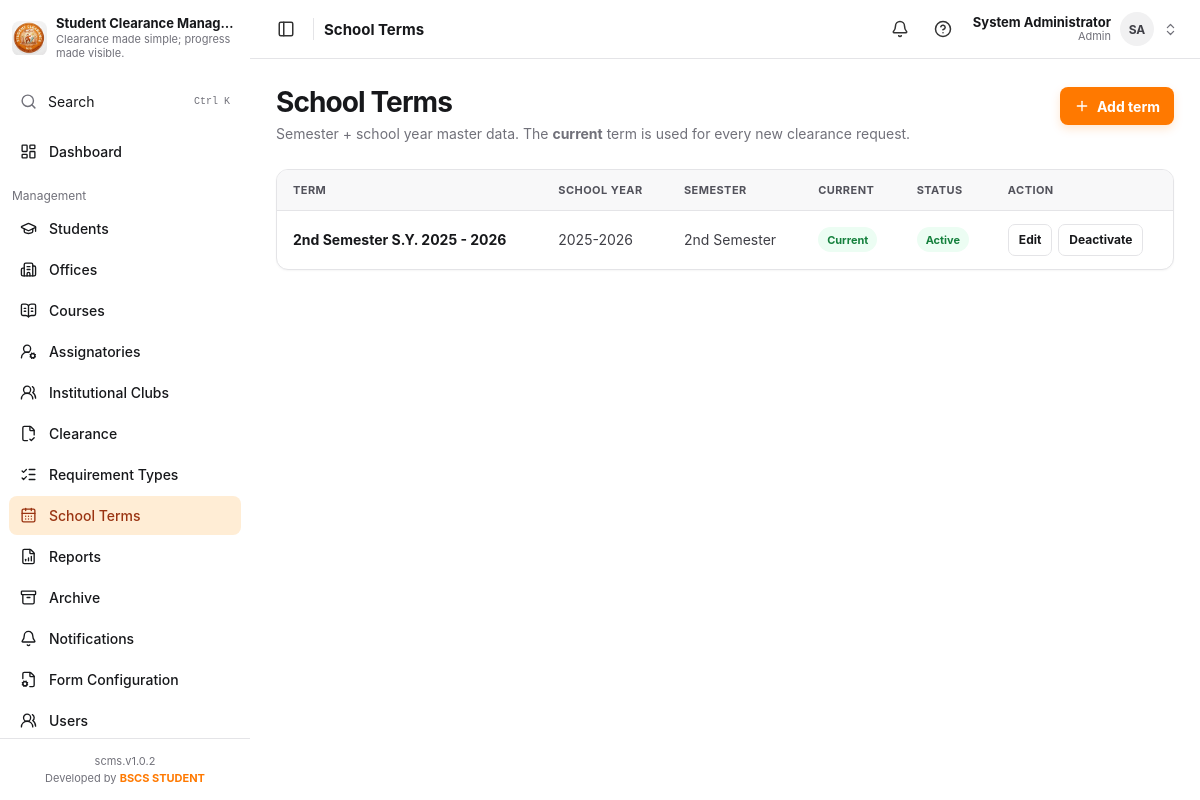
The app's page /admin/school_terms.php (signed in) with its own data.
### tables this page shows
CREATE TABLE `school_terms` (
  `term_id` int(10) unsigned NOT NULL AUTO_INCREMENT,
  `school_year` varchar(20) NOT NULL,
  `semester` varchar(30) NOT NULL,
  `term_label` varchar(100) NOT NULL,
  `is_current` tinyint(1) NOT NULL DEFAULT 0,
  `status` enum('active','inactive') NOT NULL DEFAULT 'active',
  `created_at` timestamp NOT NULL DEFAULT current_timestamp(),
  PRIMARY KEY (`term_id`),
  UNIQUE KEY `uq_school_terms` (`school_year`,`semester`)
);

### config/auth.php (called while the page is built, shortened)
<?php
function e($value): string
{
    return htmlspecialchars((string)$value, ENT_QUOTES, 'UTF-8');
}
?>

### admin/school_terms.php (the view, shortened to what this page needs)
<?php
require_once "../config/auth.php";
require_once "../config/db.php";
$terms = $conn->query("SELECT * FROM school_terms ORDER BY is_current DESC, school_year DESC, FIELD(semester,'1st Semester','2nd Semester','Summer')");
require "_header.php";
?>
<div class="page-heading">
    <div><h1>School Terms</h1><p>Semester + school year master data. The <strong>current</strong> term is used for every new clearance request.</p></div>
    <a class="btn btn-primary" href="#term-form" data-form-target="term-form"><i data-lucide="plus"></i> Add term</a>
</div>
<div class="table-card"><div class="table-wrapper"><table>
<thead><tr><th>Term</th><th>School Year</th><th>Semester</th><th>Current</th><th>Status</th><th>Action</th></tr></thead>
<tbody>
<?php if ($terms && $terms->num_rows): while ($t = $terms->fetch_assoc()): ?>
<tr>
    <td><strong><?= e($t["term_label"]) ?></strong></td>
    <td><?= e($t["school_year"]) ?></td>
    <td><?= e($t["semester"]) ?></td>
    <td><?= !empty($t["is_current"]) ? '<span class="status status-cleared">Current</span>' : '<span class="muted">—</span>' ?></td>
    <td><span class="status status-<?= e($t["status"]) ?>"><?= e(ucfirst($t["status"])) ?></span></td>
    <td class="action-group">
        <a class="table-action" href="school_terms.php?edit=<?= (int)$t["term_id"] ?>#term-form">Edit</a>
        <form method="post"><button class="table-action" type="submit"><?= $t["status"] === "active" ? "Deactivate" : "Activate" ?></button></form>
    </td>
</tr>
<?php endwhile; else: ?>
<tr><td colspan="6" class="empty-state">No school terms yet.</td></tr>
<?php endif; ?>
</tbody></table></div></div>
<?php require "_footer.php"; ?>

### assets/css/dashboard.css (style rules this page uses)
* { box-sizing: border-box; margin: 0; padding: 0; }
:root { --sidebar: #ffffff; --sidebar-hover: #f1f1f2; --sidebar-active: #ffedd5; --sidebar-active-text: #9a3412; --sidebar-text: #17181b; --sidebar-muted: #71717a; --sidebar-border: #e4e4e7; --sidebar-scroll: #c9c9cf; --page: #ffffff; --surface: #ffffff; --surface-2: #f8f8f9; --border: #e4e4e7; --text: #17181b; --muted: #71717a; --orange: #ff7900; --green: #15803d; --red: #be123c; --yellow: #a16207; --shadow: 0 1px 2px rgba(0,0,0,.04); }
html, body { min-height: 100%; }
body { background: var(--page); color: var(--text); font-family: Inter, ui-sans-serif, system-ui, -apple-system, BlinkMacSystemFont, "Segoe UI", sans-serif; font-size: 14px; }
button, input, select { font: inherit; }
button { cursor: pointer; }
.page-heading { display: flex; align-items: flex-start; justify-content: space-between; gap: 20px; margin-bottom: 27px; }
.page-heading h1 { font-size: 28px; line-height: 1.1; letter-spacing: -.9px; }
.page-heading p { margin-top: 7px; color: var(--muted); }
.stat-card, .mini-card, .form-card, .table-card, .empty-panel { background: var(--surface); border: 1px solid var(--border); border-radius: 12px; box-shadow: var(--shadow); }
.table-card { overflow: hidden; }
.table-wrapper { width: 100%; overflow-x: auto; scrollbar-width: thin; scrollbar-color: #c9c9cf transparent; }
table { width: 100%; border-collapse: collapse; }
th, td { padding: 13px 16px; text-align: left; border-bottom: 1px solid var(--border); white-space: nowrap; }
th { background: var(--surface-2); color: #52525b; font-size: 11px; text-transform: uppercase; letter-spacing: .04em; }
td { color: #3f3f46; }
td strong { display: block; color: var(--text); }
tbody tr:last-child td { border-bottom: 0; }
.status, .role-badge { display: inline-flex; align-items: center; min-height: 25px; padding: 0 9px; border-radius: 999px; font-size: 11px; font-weight: 700; }
.status-cleared, .status-approved, .status-active { background: #ecfdf3; color: var(--green); }
.table-action { min-height: 32px; display: inline-flex; align-items: center; justify-content: center; border: 1px solid var(--border); border-radius: 7px; padding: 6px 10px; background: var(--surface); color: var(--text); cursor: pointer; text-decoration: none; font-size: 12px; font-weight: 650; transition: background .18s ease, border-color .18s ease, color .18s ease, transform .18s ease; }
.action-group { display: flex; align-items: center; gap: 6px; }
.action-group form { display: inline; }
.btn { width: fit-content; min-height: 38px; display: inline-flex; align-items: center; gap: 7px; padding: 0 13px; border: 1px solid transparent; border-radius: 8px; text-decoration: none; font-weight: 650; cursor: pointer; transition: background .18s ease, border-color .18s ease, box-shadow .18s ease, transform .18s ease; }
.btn svg { width: 16px; height: 16px; }
.btn-primary { background: var(--orange); color: #fff; box-shadow: 0 4px 10px rgba(255, 121, 0, .18); }
:root { --select-arrow: #111827; }

### records on screen
school_terms: term_label "2nd Semester S.Y. 2025 - 2026", school_year "2025-2026", semester "2nd Semester", is_current "Current", status "Active", shows "Deactivate"

### other values on screen
$pageTitle "School Terms"
$__displayName "System Administrator"
$__initials "SA"
